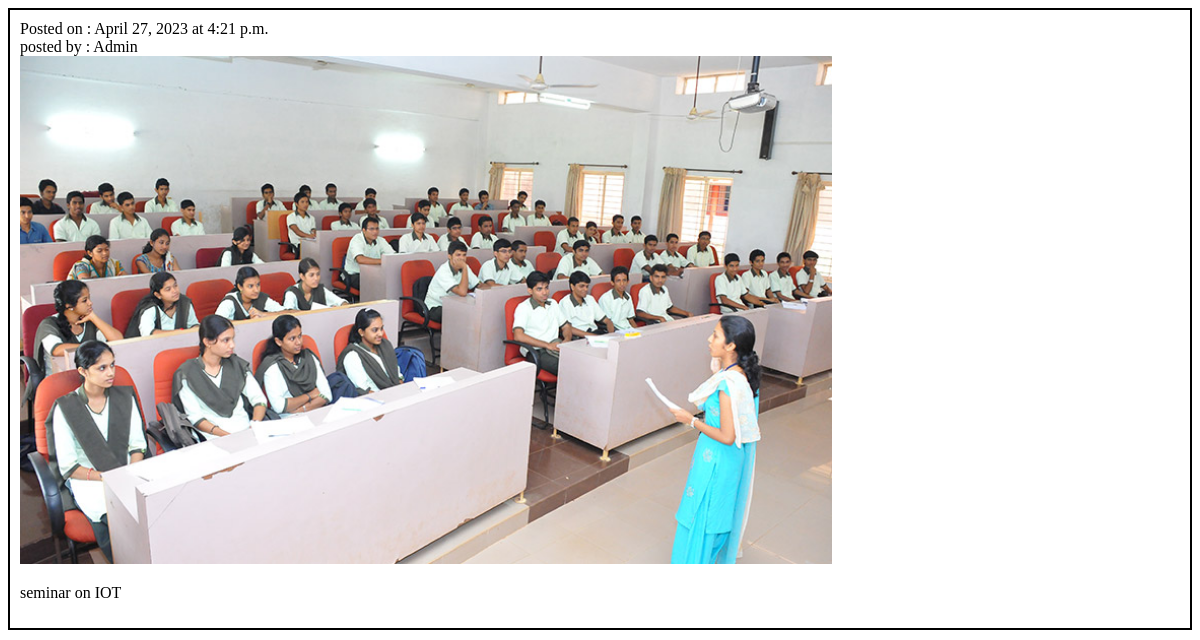
Page /showpost/ (signed in, lower part) on the earlier database version.
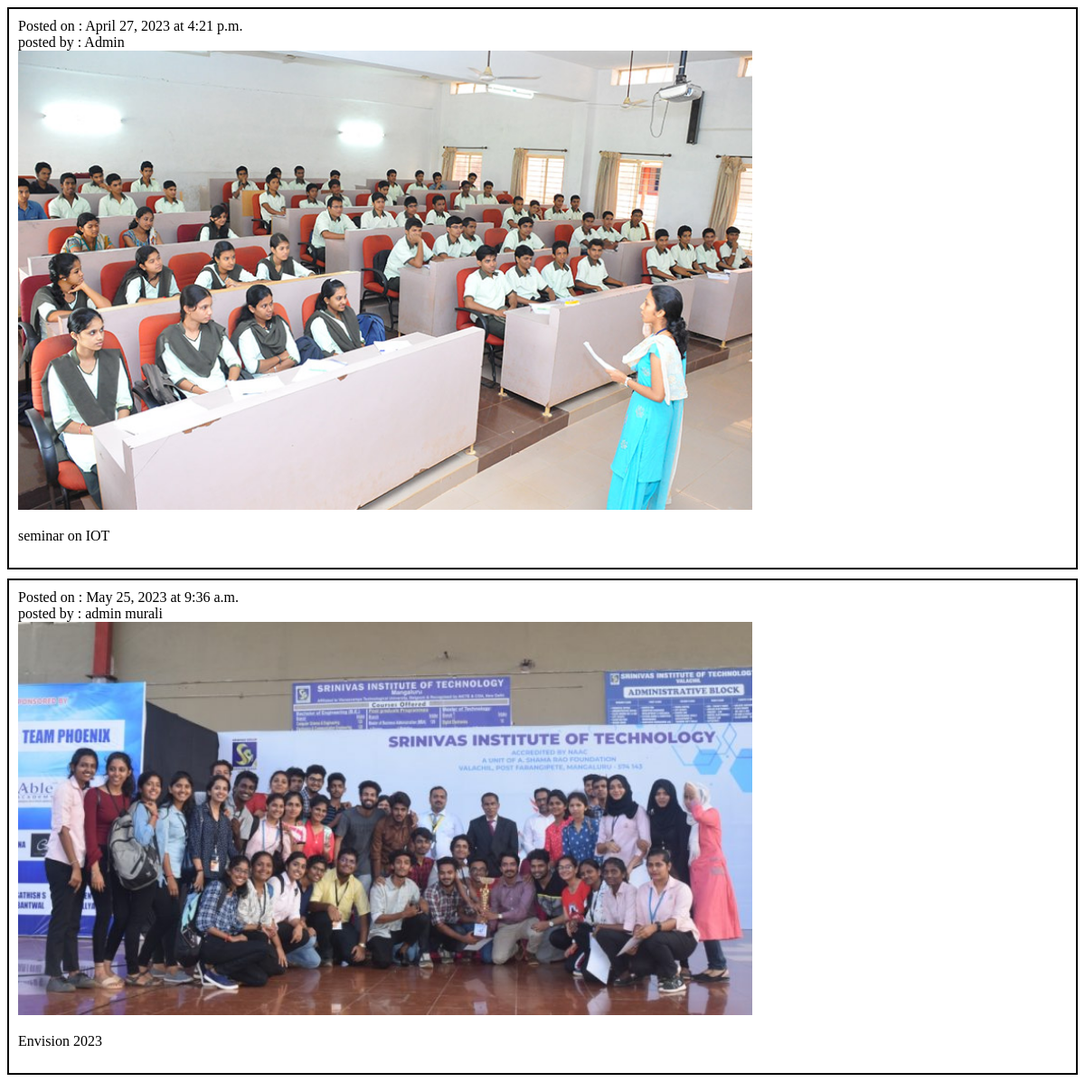
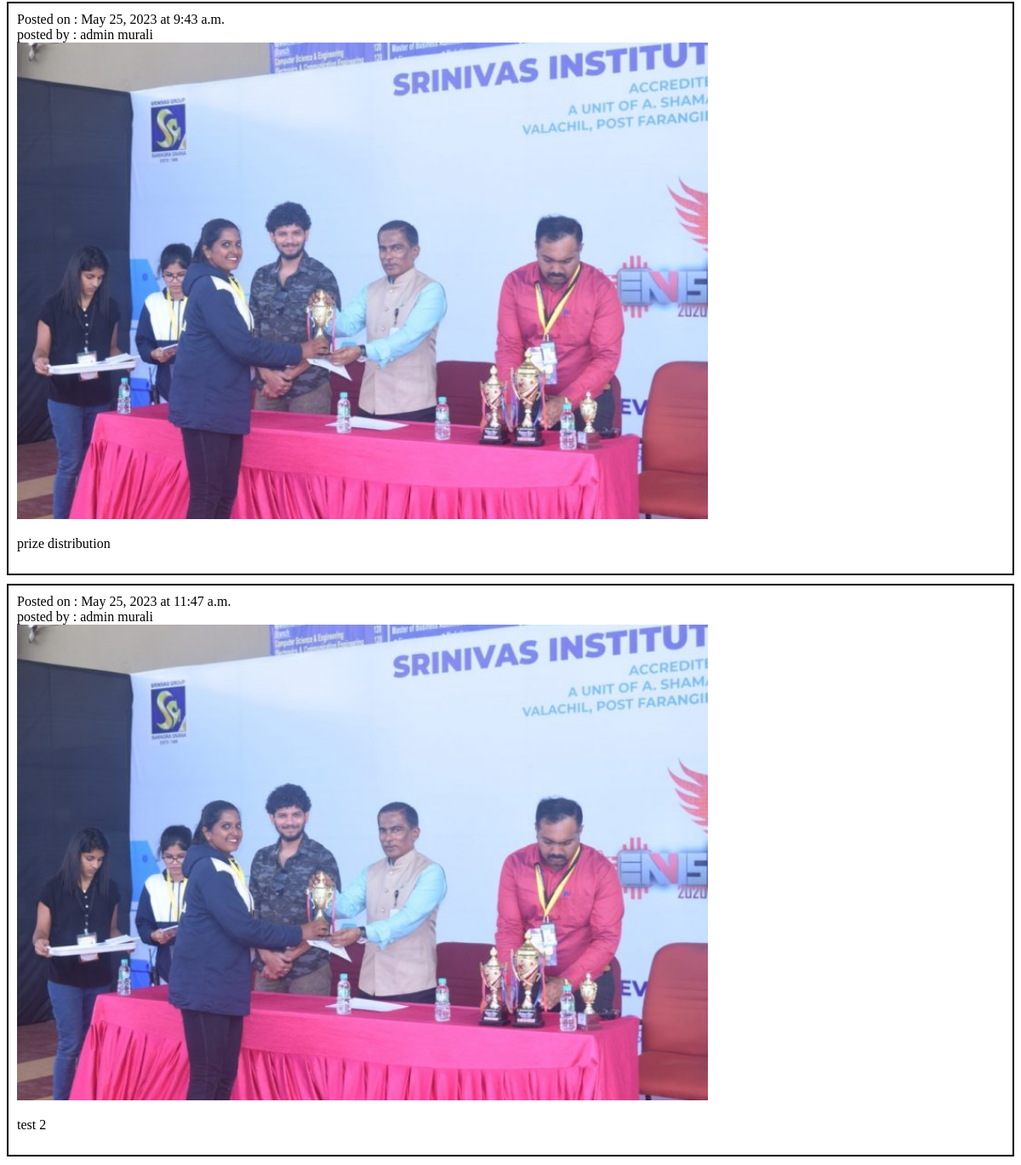
Same page on the later database version (2 pictures, top to bottom).
### authenticate/models.py (models this page shows)
class Post(models.Model):
    date= models.DateField()
    time = models.TimeField()
    content = models.TextField()
    fname = models.CharField(max_length = 20)
    lname = models.CharField(max_length = 20)
    image=models.ImageField(upload_to="image/", default='default_image.jpg')

### authenticate/views.py (the view)
# urls.py: path('showpost/', views.show_post, name='showpost'),
@login_required(login_url = '/login')
def show_post (request):
	posts = Post.objects.all()
	return render(request,'authenticate/showpost.html', {'posts':posts})

### authenticate/templates/authenticate/showpost.html (shortened to what this page needs)
<!DOCTYPE html>
<html lang="en">
<head>
</head>
<body>
    {% for post in posts %}
    <div class="post">
        Posted on : {{post.date}} at {{post.time}}
        <br>
        posted by : {{post.fname}} {{post.lname}}
        <br>
        <img src="{{post.image.url}}" height="70%" width="70%" class="img-thumbnail" alt="user posted image here">
        <br>
        <p>
            {{post.content}}
        </p>
    </div>
    {% endfor %}
</body>
</html>

### authenticate/templates/authenticate/showpost.html (style rules this page uses)
body { background-image: url('https://images.unsplash.com/photo-1521193089946-7aa29d1fe776?ixlib=rb-4.0.3&ixid=MnwxMjA3fDB8MHxwaG90by1wYWdlfHx8fGVufDB8fHx8&auto=format&fit=crop&w=870&q=80'); background-repeat: no-repeat; background-attachment: fixed; background-size: cover; }
.post { margin-top:10px; margin-bottom: 10px; border:2px solid black; padding: 10px; }
.post p { text-align: justify; }

Differences in the rows shown:
added Post: date "May 25, 2023", time "9:36 a.m.", fname "admin murali", image (picture), content "Envision 2023"
added Post: date "May 25, 2023", time "9:43 a.m.", fname "admin murali", image (picture), content "prize distribution"
added Post: date "May 25, 2023", time "11:47 a.m.", fname "admin murali", image (picture), content "test 2"
